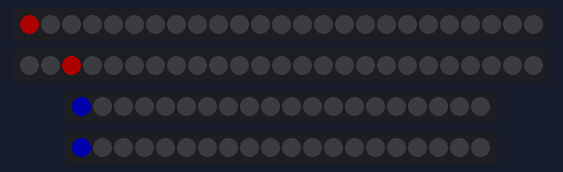
A sketch run on a simulated Arduino Mega 2560, built with avr-gcc and run on an emulated ATmega2560. On the bench: 2 × 25 RGB LEDs in strip order, left to right, 2 × 20 RGB LEDs in strip order, left to right. Dim RGB values are drawn brighter than linear.

Above: at 0.15 s.
At 4.41 s:
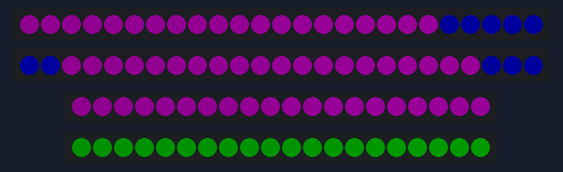
At 9.88 s:
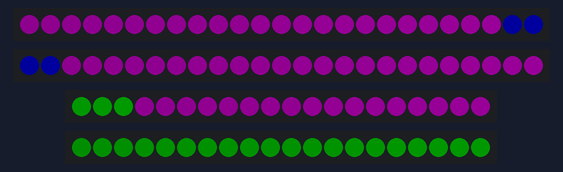
At 19.91 s:
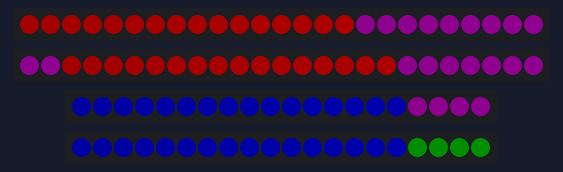
At 29.34 s:
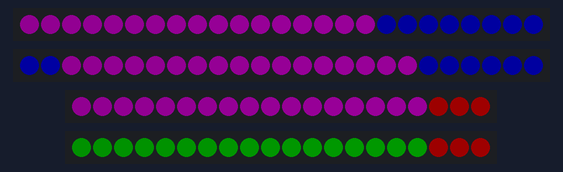
At 39.67 s:
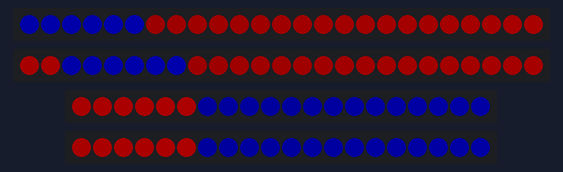

The sketch:

VenomLEDs.ino
```cpp
#include <FastLED.h>

// How many leds in your strip?
#define NUM_LEDS 25 // actual 46
#define NUM_SHOOTER_LEDS 20
#define NUM_CLIMBER_LEDS 20

#define DATA_PIN 7
#define SHOOTER_DATA_PIN 6
#define CLIMBER_DATA_PIN 5

//Pin 1 and pin 2
int shooterLEDMode = 30;
int foundTarget = 32;
int flashbang = 34;

// Define the array of leds
CRGB leds[NUM_LEDS];
CRGB leds1[NUM_LEDS];
// shooterLEDs
CRGB shooterleds[NUM_SHOOTER_LEDS];
//Climer LEDS
CRGB climberleds[NUM_CLIMBER_LEDS];

void setup()
{
  LEDS.addLeds<WS2812B, DATA_PIN, GRB>(leds, 0, NUM_LEDS);
  LEDS.setBrightness(50);

  LEDS.addLeds<WS2812B, DATA_PIN, GRB>(leds1, 23, NUM_LEDS);
  LEDS.setBrightness(50);

  LEDS.addLeds<WS2812B, SHOOTER_DATA_PIN, GRB>(shooterleds, NUM_SHOOTER_LEDS);
  LEDS.setBrightness(50);

  LEDS.addLeds<WS2812B, CLIMBER_DATA_PIN, GRB>(climberleds, NUM_CLIMBER_LEDS);
  LEDS.setBrightness(50);

  pinMode(shooterLEDMode, INPUT);
  pinMode(foundTarget, INPUT);
}

void fadeall()
{
  for (int i = 0; i < NUM_LEDS; i++)
  {
    leds[i].nscale8(250);
  }
}

void fadeall1()
{
  for (int i = 0; i < NUM_LEDS; i++)
  {
    leds1[i].nscale8(250);
  }
}


void fadeallshooter()
{
  for (int i = 0; i < NUM_SHOOTER_LEDS; i++)
  {
    shooterleds[i].nscale8(250);
  }
}


void fadeallclimber()
{
  for (int i = 0; i < NUM_CLIMBER_LEDS; i++)
  {
    climberleds[i].nscale8(250);
  }
}

void loop()
{


  for(int i = 0; i < NUM_LEDS; i++) {
    leds[i] = CRGB::Red;
    leds1[i] = CRGB::Red;
    shooterleds[i] = CRGB::Blue;
    climberleds[i] = CRGB::Blue;
    FastLED.show();
    fadeall();
    fadeall1();
    fadeallshooter();
    fadeallclimber();
    delay(10);
  }

    for(int i = 0; i < NUM_LEDS; i++) {
    leds[i] = CRGB::Blue;
    leds1[i] = CRGB::Blue;
    shooterleds[i] = CRGB::Red;
    climberleds[i] = CRGB::Red;
    FastLED.show();
    fadeall();
    fadeall1();
    fadeallshooter();
    fadeallclimber();
    delay(10);
  }

    for(int i = 0; i < NUM_LEDS; i++) {
    leds[i] = CRGB::Purple;
    leds1[i] = CRGB::Purple;
    shooterleds[i] = CRGB::Purple;
    climberleds[i] = CRGB::Green;
    FastLED.show();
    fadeall();
    fadeall1();
    fadeallshooter();
    fadeallclimber();
    delay(10);
  }


}
```
